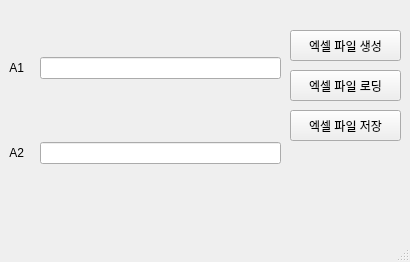
<?xml version="1.0" encoding="UTF-8"?>
<ui version="4.0">
 <class>MainWindow</class>
 <widget class="QMainWindow" name="MainWindow">
  <property name="geometry">
   <rect>
    <x>0</x>
    <y>0</y>
    <width>410</width>
    <height>262</height>
   </rect>
  </property>
  <property name="windowTitle">
   <string>MainWindow</string>
  </property>
  <widget class="QWidget" name="centralwidget">
   <widget class="QPushButton" name="p1">
    <property name="geometry">
     <rect>
      <x>290</x>
      <y>30</y>
      <width>111</width>
      <height>31</height>
     </rect>
    </property>
    <property name="text">
     <string>엑셀 파일 생성</string>
    </property>
   </widget>
   <widget class="QPushButton" name="p2">
    <property name="geometry">
     <rect>
      <x>290</x>
      <y>70</y>
      <width>111</width>
      <height>31</height>
     </rect>
    </property>
    <property name="text">
     <string>엑셀 파일 로딩</string>
    </property>
   </widget>
   <widget class="QPushButton" name="p3">
    <property name="geometry">
     <rect>
      <x>290</x>
      <y>110</y>
      <width>111</width>
      <height>31</height>
     </rect>
    </property>
    <property name="text">
     <string>엑셀 파일 저장</string>
    </property>
   </widget>
   <widget class="QWidget" name="gridLayoutWidget">
    <property name="geometry">
     <rect>
      <x>0</x>
      <y>0</y>
      <width>281</width>
      <height>221</height>
     </rect>
    </property>
    <layout class="QGridLayout" name="gridLayout">
     <item row="10" column="1">
      <widget class="QLineEdit" name="e2"/>
     </item>
     <item row="6" column="1">
      <widget class="QLineEdit" name="e1"/>
     </item>
     <item row="10" column="0">
      <widget class="QLabel" name="label">
       <property name="text">
        <string>   A2   </string>
       </property>
      </widget>
     </item>
     <item row="6" column="0">
      <widget class="QLabel" name="label_2">
       <property name="text">
        <string>   A1   </string>
       </property>
      </widget>
     </item>
    </layout>
   </widget>
  </widget>
  <widget class="QMenuBar" name="menubar">
   <property name="geometry">
    <rect>
     <x>0</x>
     <y>0</y>
     <width>410</width>
     <height>21</height>
    </rect>
   </property>
  </widget>
  <widget class="QStatusBar" name="statusbar"/>
 </widget>
 <resources/>
 <connections/>
</ui>
